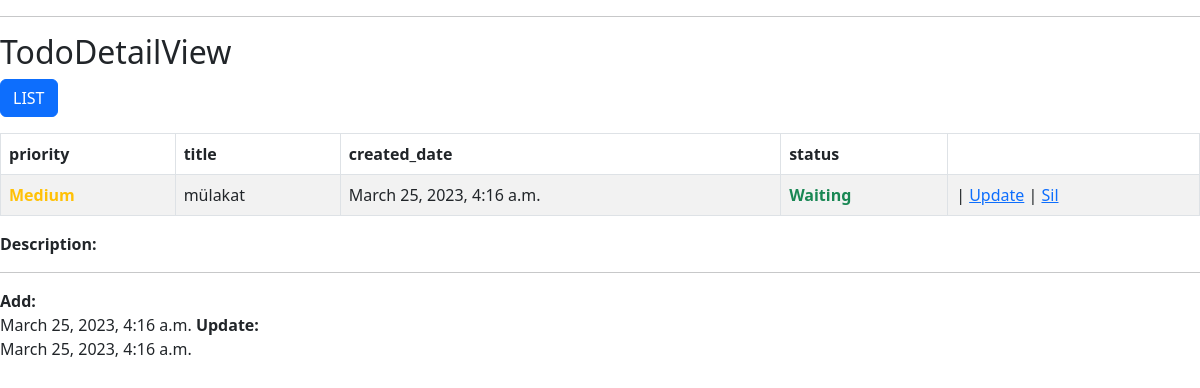
The app's page /todo/detail/2 with its own data.
### todo/models.py (models this page shows, shortened)
class Todo(models.Model):
    title=models.CharField(max_length=100)
    desc=models.TextField()
    priority=models.SmallIntegerField(choices=priority_choices,default=1)
    status=models.CharField(choices=status_choices,default='W',max_length=1)
    created_date=models.DateTimeField(auto_now_add=True)
    updated_date=models.DateTimeField(auto_now=True)

### todo/views.py (the view)
# urls.py: path('detail/<int:pk>', TodoDetailView.as_view(), name='todo_detail'),
class TodoDetailView(DetailView):
    model = Todo
    template_name = 'todo/detail.html'
    success_url = reverse_lazy('todo_list')

### todo/templates/todo/detail.html
{% extends 'base.html' %}
{% block container %}
<hr>
<h2>TodoDetailView</h2>
<p><a href="/" class="btn btn-primary">LIST</a></p>
<table class="table table-bordered table-striped">
    <thead>
        <tr>
            <th>priority</th>
            <th>title</th>
            <th>created_date</th>
            <th>status</th>
            <th></th>
        </tr>
    </thead>
    <tbody>
        <tr>
            <td>
                {% if todo.priority == 1 %}
                <b class="text-danger">{{ todo.get_priority_display }}</b>
                {% elif todo.priority == 2 %}
                <b class="text-warning">{{ todo.get_priority_display }}</b>
                {% else %}
                <b class="text-info">{{ todo.get_priority_display }}</b>
                {% endif %}
            </td>
            <td>{{ todo.title }}</td>
            <td>{{ todo.created_date }}</td>
            <td>
                {% if todo.status == "P" %}
                <b class="text-danger">{{ todo.get_status_display }}</b>
                {% else %}
                <b class="text-success">{{ todo.get_status_display }}</b>
                {% endif %}
            </td>
            <td>
                | <a href="/update/{{ todo.id }}">Update</a>
                | <a href="/delete/{{ todo.id }}" onclick="return confirm('Are you sure?')">Sil</a>
            </td>
        </tr>
    </tbody>
</table>
<b>Description:</b> <br> {{ todo.description }}
<hr>
<b>Add:</b> <br> {{ todo.created_date }}
<b>Update:</b> <br> {{ todo.updated_date }}
{% endblock container %}

### records on screen
Todo: priority "Medium", title "mülakat", created_date "March 25, 2023, 4:16 a.m.", status "Waiting", updated_date "March 25, 2023, 4:16 a.m."
